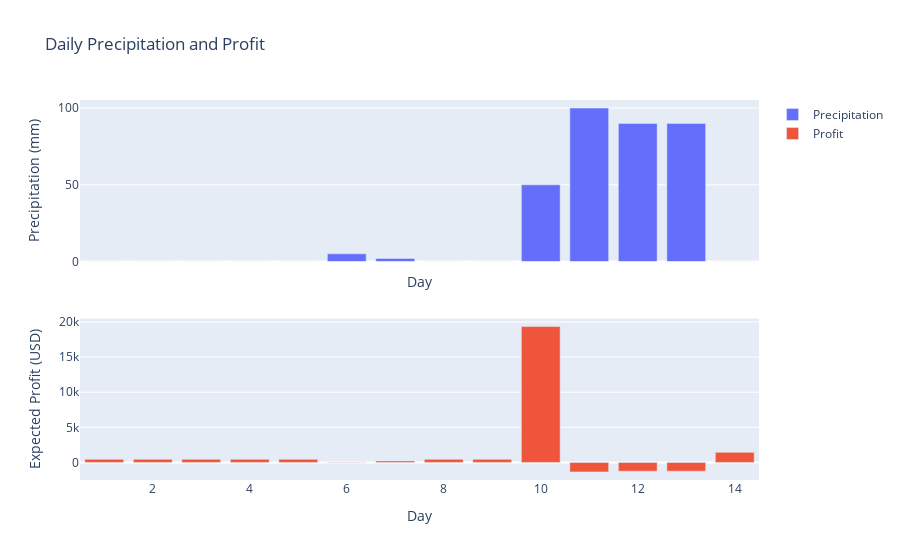

The cell this chart's notebook holds for it:
### Markdown cell above
If we add insurance

### Code cell
new_profit_lst = add_insurance(prec_list,avg_profit_list,40,20000,1000)
plotly_prec_profit(prec_list,new_profit_lst)

### Figure 1 — Plotly figure (JSON) as saved in the notebook; plotly's stock layout.template omitted (floating-point values rounded to 4 significant figures)
{"data": [{"name": "Precipitation", "type": "bar", "x": [1, 2, 3, 4, 5, 6, 7, 8, 9, 10, 11, 12, 13, 14], "xaxis": "x", "y": [0, 0, 0, 0, 0, 5, 2, 0, 0, 50, 100, 90, 90, 0], "yaxis": "y"}, {"name": "Profit", "type": "bar", "x": [1, 2, 3, 4, 5, 6, 7, 8, 9, 10, 11, 12, 13, 14], "xaxis": "x2", "y": [435.3, 435.3, 435.3, 435.3, 435.3, -50.17, 219.7, 435.3, 435.3, 19350.0, -1353.0, -1244.0, -1244.0, 1435.0], "yaxis": "y2"}], "layout": {"title": {"text": "Daily Precipitation and Profit"}, "xaxis": {"anchor": "y", "domain": [0, 1], "matches": "x2", "showticklabels": false, "title": {"text": "Day"}}, "xaxis2": {"anchor": "y2", "domain": [0, 1], "title": {"text": "Day"}}, "yaxis": {"anchor": "x", "domain": [0.575, 1], "title": {"text": "Precipitation (mm)"}}, "yaxis2": {"anchor": "x2", "domain": [0, 0.425], "title": {"text": "Expected Profit (USD)"}}}}
